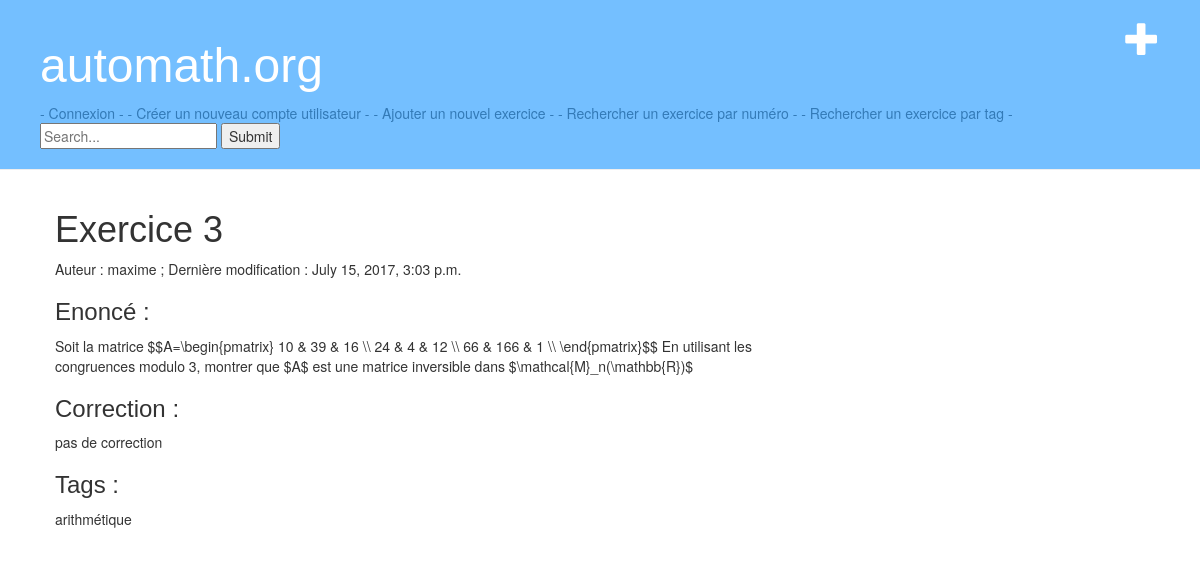
/exobase/3/, run on the app's committed database.
### exobase/models.py (models this page shows, shortened)
class Exercice(models.Model):
    enonce_text = models.TextField()
    corrige_text = models.TextField(default="pas de correction")
    pub_date = models.DateTimeField('date published')
    tags = TaggableManager()
    author = models.ForeignKey(User)

### exobase/views.py (the view)
# urls.py: url(r'^(?P<exercice_id>[0-9]+)/$', views.detail, name='detail'),
def detail(request, exercice_id):
    exercice = get_object_or_404(Exercice, pk=exercice_id)
    return render(request, 'exobase/detail.html', {'exercice': exercice })

### exobase/templates/exobase/detail.html (shortened to what this page needs)
{% extends 'exobase/exercice_search.html' %}
{% block content %}
<h1> Exercice {{ exercice.id }}
 </h1>
 <p> Auteur :   {{ exercice.author.username }} ; Dernière modification : {{ exercice.pub_date }} </p>
 <h3>Enoncé : </h3>
                {{ exercice.enonce_text|safe }}
<h3>Correction : </h3>
<p>
                {{ exercice.corrige_text }}
</p>
<h3>Tags : </h3>
<p>{{ exercice.tags.all|join:", "}}</p>
{% endblock %}

### exobase/static/exobase/style.css (style rules this page uses)
h1, h2, h3, h4 { font-family: "Century Gothic", CenturyGothic, AppleGothic, sans-serif; }

### data on the page
Exercice: id "3", author.username "maxime", pub_date "July 15, 2017, 3:03 p.m.", enonce_text "Soit la matrice $$A=\\begin{pmatrix} 10 & 39 & 16 \\\\ 24 & 4 & 12 \\\\ 66 & 166 & 1 \\\\ \\end{pmatrix}$$ En utilisant les congruences modulo 3, montrer que $A$ est une matrice inversible dans $\\mathcal{M}_n(\\mathbb{R})$", corrige_text "pas de correction", tags.all "arithmétique"
